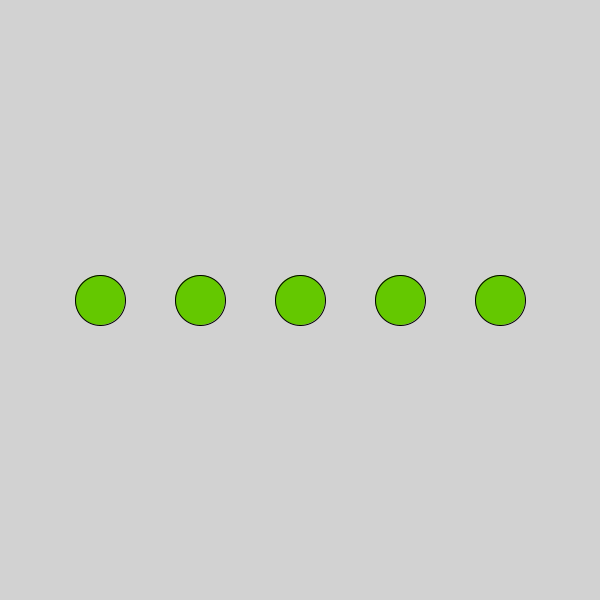
Frame 1 (no input)
Frame 60 (the mouse pressed at the canvas centre just before this capture): identical to frame 1, image omitted
Frame 120 (the mouse held since frame 60 and released just before this capture): identical to frame 1, image omitted

The Processing sketch that drew this single still picture (run headless with seeded random() and noise(); from frame 60 on, the mouse is pressed at the canvas centre):

// Processing sketch: arrays_code_challenge_1_start_code
// ── arrays_code_challenge_1_start_code.pde
float[] pos = { 100, 200, 300, 400, 500 };

void setup() {
  size(600, 600);
  fill(100, 200, 0);
}

void draw() {
  background(210);
  for (int i = 0; i < pos.length; i++) {
    ellipse(pos[i], height/2, 50, 50);
  }
}
